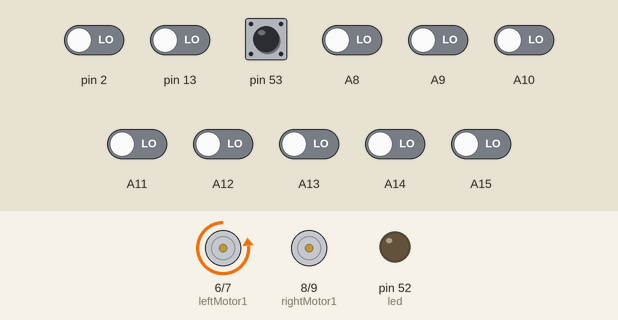
A sketch run on a simulated Arduino Mega 2560, built with avr-gcc and run on an emulated ATmega2560. Parts: motor-driver pin pairs drawn as motors (green arrow = first pin HIGH = forward, orange = second pin HIGH = backward, longer = more drive, scaled by the enable pin), output pins drawn as LEDs (lit = HIGH). The inputs (shaded band) are chosen by the test bench; at power-on: pin 53 HIGH, A8–15, pin 2, pin 13 LOW. What the sketch prints to the serial monitor is not drawn.

Above: at 5.3 s.
5.4 s: A9 driven HIGH
6.9 s: A10 driven HIGH
At 7.1 s:
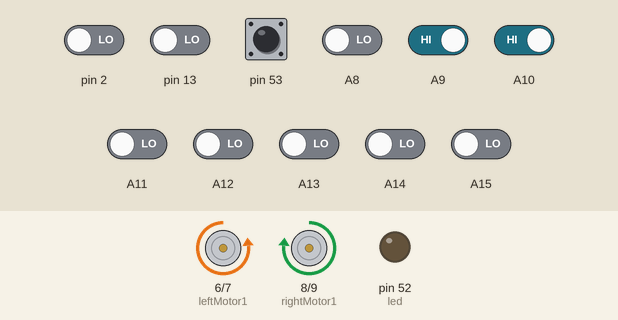
8.7 s: A13 driven HIGH
At 10.0 s:
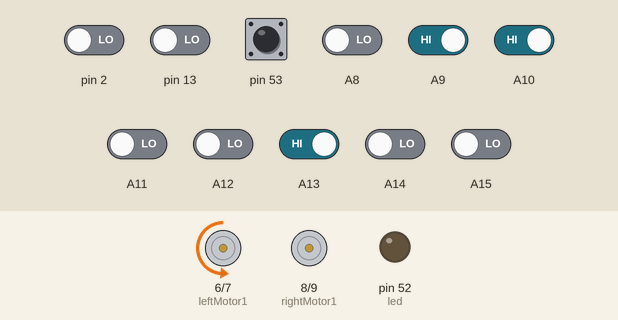
11.7 s: A11 driven HIGH
At 12.7 s:
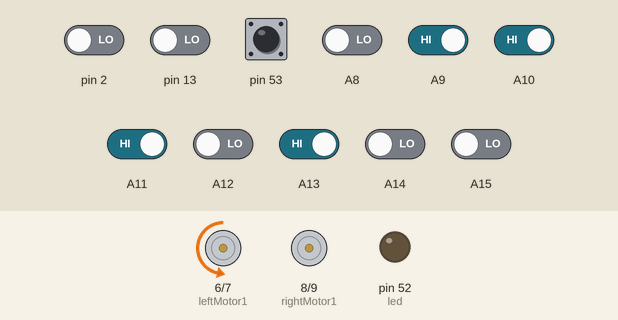
13.2 s: A9 driven LOW
At 13.8 s:
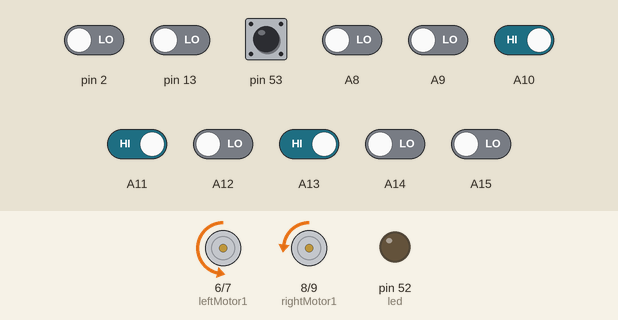
14.7 s: A14 driven HIGH
At 16.1 s:
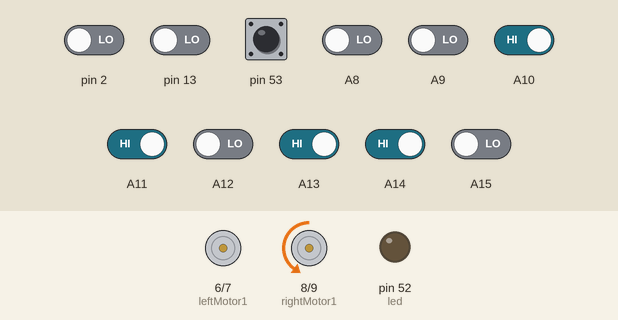
Timing chart, 0 to 17.2 s (numbered marks = the images above; inputs shaded):
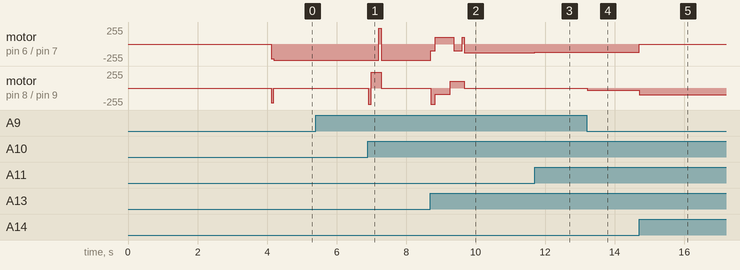

The sketch:

EPI_2_AVEC_PARTIE_BLANC_RT_copy_20241005224000.ino
```cpp
#include <QTRSensors.h>
#include <NewPing.h>
byte g, n = 0;
float Kp = 0.1;  //0.12
#define Kd 1
int MaxSpeed = 240;
int normalSpeed = 180;
bool a = false;
bool b = false;

unsigned long previousTime = 0;
unsigned long interval = 200;

#define NUM_SENSORS 8
#define TIMEOUT 2500
#define rightMotor1 8
#define rightMotor2 9
#define leftMotor1 6
#define leftMotor2 7
#define rightMotorPWM 10
#define leftMotorPWM 5
unsigned int sensorValues[NUM_SENSORS];
unsigned int sensors[8];
int noir = 800;
int blanc = 400;
void wait();
int led = 52;
void droite(int speedleft, int speedright);
void arr(int speedleft, int speedright);
void gauche(int speedleft, int speedright);
void avance(int speedleft, int speedright);
void Stop();
long TIMER1 ;
long TIMER3 ;


//declarations  des capteurs
QTRSensorsRC qtrrc((unsigned char[]) {
  A8, A9, A10, A11, A12, A13, A14, A15
},
NUM_SENSORS, TIMEOUT, QTR_NO_EMITTER_PIN);
/*#define TRIGGER_PIN_D 22  // Arduino pin tied to trigger pin on the ultrasonic sensor.
  #define ECHO_PIN_D 23     // Arduino pin tied to echo pin on the ultrasonic sensor.
  #define TRIGGER_PIN_G 24  // Arduino pin tied to trigger pin on the ultrasonic sensor.
  #define ECHO_PIN_G 25     // Arduino pin tied to echo pin on the ultrasonic sensor.
  #define TRIGGER_PIN_F 26  // Arduino pin tied to trigger pin on the ultrasonic sensor.
  #define ECHO_PIN_F 27     // Arduino pin tied to echo pin on the ultrasonic sensor.

  NewPing sonarD(TRIGGER_PIN_D, ECHO_PIN_D, 40);   // NewPing setup of pins and maximum distance.
  NewPing sonarG(TRIGGER_PIN_G, ECHO_PIN_G, 40);   // NewPing setup of pins and maximum distance.
  NewPing sonarF(TRIGGER_PIN_F, ECHO_PIN_F, 100);  // NewPing setup of pins and maximum distance*/

void setup() {
  Serial.begin(9600);
  pinMode(2, INPUT);
  pinMode(13, INPUT);

  pinMode(rightMotor1, OUTPUT);
  pinMode(rightMotor2, OUTPUT);
  pinMode(rightMotorPWM, OUTPUT);
  pinMode(leftMotor1, OUTPUT);
  pinMode(leftMotor2, OUTPUT);
  pinMode(leftMotorPWM, OUTPUT);
  pinMode(led, OUTPUT);

  pinMode(53, INPUT_PULLUP);
  delay(50);
//// la partie calibration --necessaire pour un qtr
  int i;
  for (int i = 0; i < 90; i++) {
    qtrrc.calibrate();
    delay(20);


  }
  ////pas forcement obliger
  for (int i = 0; i < NUM_SENSORS; i++) {
    Serial.print(qtrrc.calibratedMinimumOn[i]);
    Serial.print(' ');
  }
  for (i = 0; i < NUM_SENSORS; i++) {
    Serial.print(qtrrc.calibratedMaximumOn[i]);
    Serial.print(' ');
  }
  Serial.println();
  Serial.println();

  while (!digitalRead(53)) {

    wait();
    delay(100);
  }

  avance(220, 220);
  delay(80);
}
int lastError = 0;
int reducteur = 130;

void loop() {
  ///////condition pour le contraire du noir et blanc ////////////////

  if (a == false)
  {

    int Cd = digitalRead(13);
    int Cg = digitalRead(2);
    int position = qtrrc.readLine(sensors);
    int error;
    error = position - 3500;
    int motorSpeed = Kp * error + Kd * (error - lastError);
    lastError = error;

    int rightMotorSpeed = normalSpeed + motorSpeed - reducteur;
    int leftMotorSpeed = normalSpeed - motorSpeed - reducteur;

    if (rightMotorSpeed > MaxSpeed) rightMotorSpeed = MaxSpeed;
    if (leftMotorSpeed > MaxSpeed) leftMotorSpeed = MaxSpeed;
    if (rightMotorSpeed < 20) rightMotorSpeed = 0;
    if (leftMotorSpeed < 20) leftMotorSpeed = 0;

    move(1, rightMotorSpeed, 1);  //
    move(0, leftMotorSpeed, 1);   //forward


    /*  int position = qtrrc.readLine(sensorValues);
      for (int i = 0; i < 8
      ; i++) {
        int position = qtrrc.readLine(sensorValues);
        Serial.print(sensorValues[i]);
        Serial.print(" ");
      }
      Serial.print(" ");
      Serial.println(position);
      delay(1000);*/

    ////////droite
    if ( sensors[1] > noir && sensors[2] > noir && n == 0)
    {

      wait();
      delay(1);
      //  arr(100,100);
      //  delay(53);
      avance(100, 100);
      delay(90);
      droite(100, 100);
      delay(220);

      arr(100, 100);
      delay(72);
      //  Stop();
      //  delay(50);
      n++;
      // return;

    }

    ////gauche
    if ( sensors[5] > noir && sensors[0] < blanc && n == 1)
    {

      wait();
      delay(1);
      //  arr(100,100);
      //  delay(60);
      avance(100, 100);
      delay(130);

      gauche(100, 90);
      delay(430);
      arr(100, 100);
      delay(39);
      //  Stop();
      //  delay(20);
      n++;
      //  return;
    }
    ////////droite

    if ( sensors[1] > noir && sensors[2] > noir && n == 2)
    {

      wait();
      delay(1);
        arr(100,100);
        delay(60);
//      avance(100, 100);
//      delay(97);
      droite(100, 100);
      delay(256);

      arr(100, 100);
      delay(51);
      //  Stop();
      //  delay(40);
      n++;
      // return;
    }

    ////gauche

    if ( sensors[7] > noir && sensors[5] > noir && sensors[0] < blanc && n == 3)
    {

      wait();
      delay(1);
      //  arr(100,100);
      //  delay(60);
      avance(100, 100);
      delay(100);

      gauche(100, 100);
      delay(420);
      //   avance(100,100);
      //  delay(110);
      arr(100, 100);
      delay(60);
      n++;
      //  return;
    }

    ////////droite

    if ( sensors[1] > noir && sensors[2] > noir && n == 4)
    {

      wait();
      delay(1);
      //  arr(100,100);
      //  delay(59);
      avance(100, 100);
      delay(130);
      droite(100, 100);
      delay(240);

      arr(100, 100);
      delay(20);
      //  Stop();
      //  delay(40);
      n++;

      reducteur = 100;
      //return;


    }

    /////////tout noir
    if ( sensors[0] > noir && sensors[1] > noir && sensors[2] > noir && sensors[3] > noir && sensors[4] > noir && sensors[5] > noir && sensors[6] > noir && sensors[7] > noir && n == 5)
    {

      wait();
      delay(5000);

      //  avance(100,100);
      //  delay(1000);

      n++;
      //return;


    }

    /////apres tout noir
    if ( sensors[5] > noir && sensors[6] > noir && sensors[0] < blanc && n == 6)
    {
      wait();
      delay(90);


      n++;
      reducteur = 100;
      //return;

    }

    /////////tout blanc
    if ( sensors[0] < blanc && sensors[1] < blanc && sensors[2] < blanc && sensors[3] < blanc && sensors[4] < blanc && sensors[5] < blanc && sensors[6] < blanc && sensors[7] < blanc && n == 7)
    {
      //
      avance(100, 100);
      delay(170);
      gauche(100, 100);
      delay(390);

      avance(100, 100);
      delay(245);

      droite (100, 100);
      delay(245);
      TIMER1 = millis();


      n++;
      return;


    }
    ////////deuxieme partie
    if ( sensors[7] > noir && sensors[6] > noir &&  sensors[0] < blanc && n == 8 && ((millis() - TIMER1) > 180))
    {
      avance(100, 100);
      delay(69);
      //  wait();
      //  delay(1000);
      gauche(150, 150);
      delay(250);
      avance(100, 100);
      delay(1);
      //  wait();
      //  delay(1000);
      TIMER3 = millis();
      n++;
      return;


    }

    //////deuxieme tout blanc
    if ( sensors[0] < blanc && sensors[4] < blanc && sensors[5] < blanc && sensors[7] < blanc && n == 9 )
    {
      avance(120, 100);
      delay(50);

      position = qtrrc.readLine(sensors);
      if ( sensors[0] < blanc && sensors [7] < blanc )
      {

        avance(140, 100);
        delay(1);
      }
      reducteur = 145;
    }
    if (((sensors[0] > noir && sensors[5] < blanc) ) && n == 9 && ((millis() - TIMER3) > 1000))
    {
      wait();
      delay(2000);
      avance(100, 100);
      delay(100);
      n++;
      return;

    }
    if (((sensors[0] > noir && sensors[4] < blanc) || ( sensors[3] < blanc && sensors[7] > noir) ) && n == 10)
    {
      wait();
      delay(2000);
      avance(100, 100);
      delay(10);
//      droite(100,100);
//      delay(100);
      wait();
      delay(2000);
      a = true;
      n++;
      reducteur=120;
      return;

    }
    return;
  }


  ///////changement
  else(a == true);
  {


    int Cd = digitalRead(13);
    int Cg = digitalRead(2);
    int position = qtrrc.readLine(sensors);
    int error;
    error = -position + 3500;
    int motorSpeed = Kp * error + Kd * (error - lastError);
    lastError = error;

    int rightMotorSpeed = normalSpeed + motorSpeed - reducteur;
    int leftMotorSpeed = normalSpeed - motorSpeed - reducteur;

    if (rightMotorSpeed > MaxSpeed) rightMotorSpeed = MaxSpeed;
    if (leftMotorSpeed > MaxSpeed) leftMotorSpeed = MaxSpeed;
    if (rightMotorSpeed < 20) rightMotorSpeed = 0;
    if (leftMotorSpeed < 20) leftMotorSpeed = 0;

    move(1, rightMotorSpeed, 1);  //
    move(0, leftMotorSpeed, 1);   //forward

    ////////tout blanc
    if ( sensors[0] < blanc && sensors[1] < blanc && sensors[2] < blanc && sensors[3] < blanc && sensors[4] < blanc && sensors[5] < blanc && sensors[6] < blanc && sensors[7] < blanc&&n==11)
    {
      wait();
      delay(5000);
      n++;
    }
  }


}
void move(int motor, int speed, int direction) {

  boolean inPin1 = LOW;
  boolean inPin2 = HIGH;

  if (direction == 1) {
    inPin1 = LOW;
    inPin2 = HIGH;
  }
  if (direction == 0) {
    inPin1 = HIGH;
    inPin2 = LOW;
  }

  if (motor == 0) {
    digitalWrite(leftMotor1, inPin1);
    digitalWrite(leftMotor2, inPin2);
    analogWrite(leftMotorPWM, speed);
  }
  if (motor == 1) {
    digitalWrite(rightMotor1, inPin1);
    digitalWrite(rightMotor2, inPin2);
    analogWrite(rightMotorPWM, speed);
  }
}

void wait() {
  digitalWrite(leftMotor1, LOW);
  digitalWrite(leftMotor2, LOW);
  analogWrite(leftMotorPWM, 0);
  digitalWrite(rightMotor1, LOW);
  digitalWrite(rightMotor2, LOW);
  analogWrite(rightMotorPWM, 0);

}
void droite(int speedleft, int speedright) {
  digitalWrite(rightMotor1, HIGH);
  digitalWrite(rightMotor2, LOW);
  analogWrite(rightMotorPWM, speedright);
  digitalWrite(leftMotor1, LOW);
  digitalWrite(leftMotor2, HIGH);
  analogWrite(leftMotorPWM, speedleft);
}
void gauche(int speedleft, int speedright) {
  digitalWrite(rightMotor1, LOW);
  digitalWrite(rightMotor2, HIGH);
  analogWrite(rightMotorPWM, speedright);
  digitalWrite(leftMotor1, HIGH);
  digitalWrite(leftMotor2, LOW);
  analogWrite(leftMotorPWM, speedleft);
}
void avance(int speedleft, int speedright) {
  digitalWrite(rightMotor1, LOW);
  digitalWrite(rightMotor2, HIGH);
  analogWrite(rightMotorPWM, speedright);
  digitalWrite(leftMotor1, LOW);
  digitalWrite(leftMotor2, HIGH);
  analogWrite(leftMotorPWM, speedleft);
}

void arr(int speedleft, int speedright) {
  digitalWrite(rightMotor1, HIGH);
  digitalWrite(rightMotor2, LOW);
  analogWrite(rightMotorPWM, speedright);
  digitalWrite(leftMotor1, HIGH);
  digitalWrite(leftMotor2, LOW);
  analogWrite(leftMotorPWM, speedleft);
}
void Stop() {
  digitalWrite(rightMotor1, LOW);
  digitalWrite(rightMotor2, LOW);
  analogWrite(rightMotorPWM, 0);
  digitalWrite(leftMotor1, LOW);
  digitalWrite(leftMotor2, LOW);
  analogWrite(leftMotorPWM, 0);
}
```

Measured:
- after the input at 6.9 s, motor on pin 6 (leftMotor1) / pin 7 (leftMotor2): backward 240/255 → forward 240/255 after 0.31 s, → backward 240/255 0.07 s later; motor on pin 8 (rightMotor1) / pin 9 (rightMotor2): stopped → backward 240/255 at once, → forward 240/255 0.09 s later, → stopped 0.29 s later
- after the input at 11.7 s, motor on pin 6 (leftMotor1) / pin 7 (leftMotor2): backward 133/255 → backward 125/255 at once
- after the input at 13.2 s, motor on pin 8 (rightMotor1) / pin 9 (rightMotor2): stopped → backward 34/255 at once
- after the input at 14.7 s, motor on pin 6 (leftMotor1) / pin 7 (leftMotor2): backward 125/255 → stopped at once; motor on pin 8 (rightMotor1) / pin 9 (rightMotor2): backward 34/255 → backward 100/255 at once
